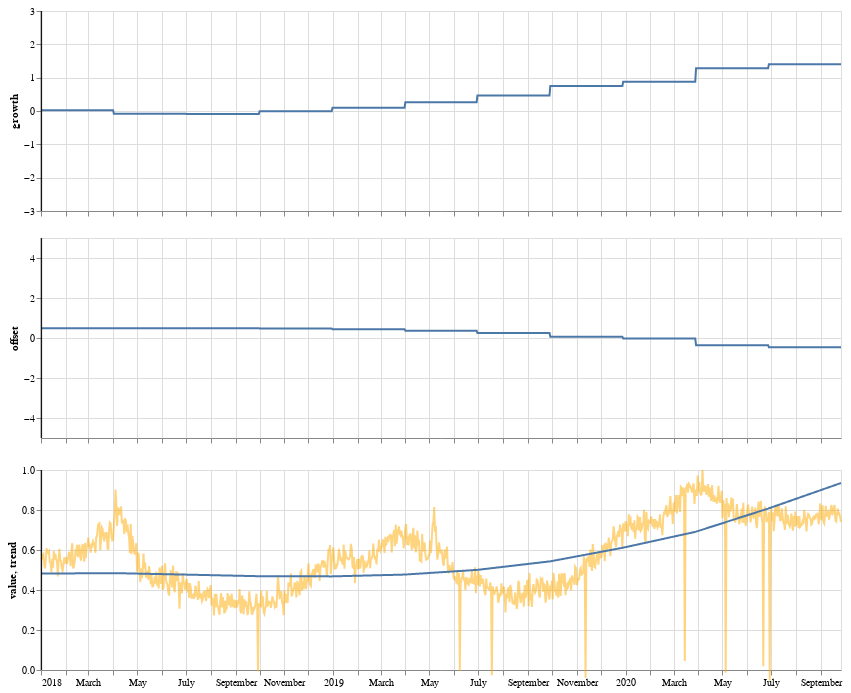

The code cell stored with this chart in its notebook:
### Code cell
trend_df, plot_s = trend_component(t, np.mean(trace['delta'], axis=0), np.mean(trace['k']), np.mean(trace['m']), s)
plot_trend(df, trend_df, plot_s)

### Figure 1 — Vega-Lite specification as saved in the notebook (floating-point values rounded to 4 significant figures; data arrays with more than 128 entries replaced by an {"elided": "..."} marker saying what was removed)
{"config": {"view": {"continuousWidth": 400, "continuousHeight": 300}}, "vconcat": [{"layer": [{"data": {"name": "data-bc6ccce100ae24775a914e9c629bb310"}, "mark": "line", "encoding": {"x": {"type": "temporal", "axis": {"labels": false, "title": ""}, "field": "t"}, "y": {"type": "quantitative", "field": "growth", "scale": {"domain": [-3, 3]}}}, "height": 200, "width": 800}, {"data": {"name": "data-53e794b0377260490062e05cd9604c86"}, "mark": "rule", "encoding": {"opacity": {"value": 0.2}, "x": {"type": "temporal", "field": "s"}}}]}, {"layer": [{"data": {"name": "data-bc6ccce100ae24775a914e9c629bb310"}, "mark": "line", "encoding": {"x": {"type": "temporal", "axis": {"labels": false, "title": ""}, "field": "t"}, "y": {"type": "quantitative", "field": "offset", "scale": {"domain": [-5, 5]}}}, "height": 200, "width": 800}, {"data": {"name": "data-53e794b0377260490062e05cd9604c86"}, "mark": "rule", "encoding": {"opacity": {"value": 0.2}, "x": {"type": "temporal", "field": "s"}}}]}, {"layer": [{"data": {"name": "data-e82deb7f38554aa6480aca730cf3e033"}, "mark": {"type": "line", "color": "#FFAA00", "opacity": 0.5}, "encoding": {"x": {"type": "temporal", "field": "date"}, "y": {"type": "quantitative", "field": "value"}}}, {"data": {"name": "data-bc6ccce100ae24775a914e9c629bb310"}, "mark": "line", "encoding": {"x": {"type": "temporal", "axis": {"labels": true, "title": ""}, "field": "t"}, "y": {"type": "quantitative", "field": "trend", "scale": {"domain": [0, 1]}}}, "height": 200, "width": 800}, {"data": {"name": "data-53e794b0377260490062e05cd9604c86"}, "mark": "rule", "encoding": {"opacity": {"value": 0.2}, "x": {"type": "temporal", "field": "s"}}}]}], "$schema": "https://vega.github.io/schema/vega-lite/v4.8.1.json", "datasets": {"data-bc6ccce100ae24775a914e9c629bb310": {"elided": "1000 records"}, "data-53e794b0377260490062e05cd9604c86": [{"s": "2018-01-01T02:10:46.690924800"}, {"s": "2018-01-01T04:21:33.381849600"}, {"s": "2018-01-01T06:32:20.072688"}, {"s": "2018-01-01T08:43:06.763612800"}, {"s": "2018-01-01T10:53:53.454537600"}, {"s": "2018-01-01T13:04:40.145462400"}, {"s": "2018-01-01T15:15:26.836387200"}, {"s": "2018-01-01T17:26:13.527312"}, {"s": "2018-01-01T19:37:00.218150400"}, {"s": "2018-01-01T21:47:46.909075200"}], "data-e82deb7f38554aa6480aca730cf3e033": {"elided": "1000 records"}}}
